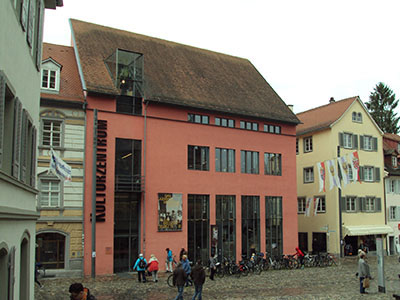
//> input picture sample-source/OPENCVBook/chapter06/image/bright.jpg, 400 x 300 px
$ ./bright_dark   (built with g++ and OpenCV 4)
//> lines starting //> are read from the running program, lines starting //| are printed output that depends on the picture
#include <opencv2/opencv.hpp>

using namespace std;
using namespace cv;

int main()
{
    /**
     * 검은 색은 화소 값이 0에 흰색은 화소 값이 255에 가까운 것을 이용하여 이미지를 어둡게 혹은 밝게 변경
     */

    Mat image = imread("../image/bright.jpg", IMREAD_GRAYSCALE);
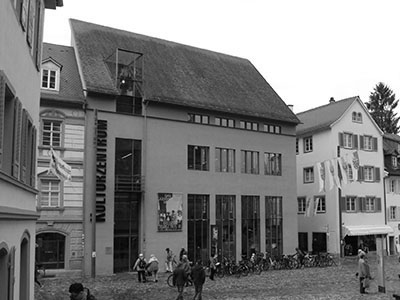
//> image: 300 rows x 400 cols, CV_8UC1; min 0, max 255, mean 127.2
    /* 예외 처리 */
    CV_Assert(image.data);
    /* 영상 밝게 */
    Mat dst1 = image + 100;
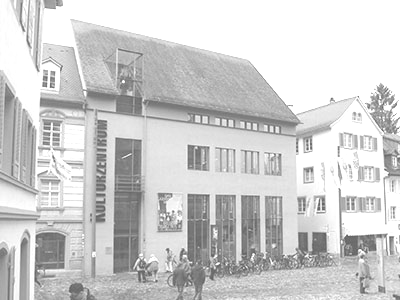
//> dst1: 300 rows x 400 cols, CV_8UC1; min 100, max 255, mean 206.8
    /* 영상 어둡게 */
    Mat dst2 = image - 100;
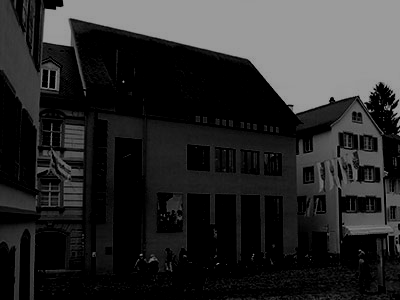
//> dst2: 300 rows x 400 cols, CV_8UC1; min 0, max 155, mean 43
    /* 영상 반전 */
    Mat dst3 = 255 - image;
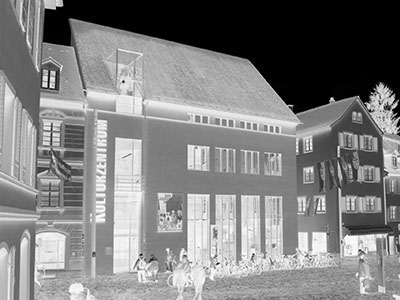
//> dst3: 300 rows x 400 cols, CV_8UC1; min 0, max 255, mean 127.8
    /* 요소로 접근하여 만들 행렬 선언 */
    Mat dst4(image.size(), image.type());
    Mat dst5(image.size(), image.type());

    for(int i = 0; i < image.rows; i++)
    {
        for(int j = 0; j < image.cols; j++)
        {
            dst4.at<uchar>(i, j) = image.at<uchar>(i, j) + 100;
            //dst4.at<uchar>(i, j) = saturate_cast<uchar>(image.at<uchar>(i,j)+100);
            dst5.at<uchar>(i, j) = 255 - image.at<uchar>(i, j);

        }
    }
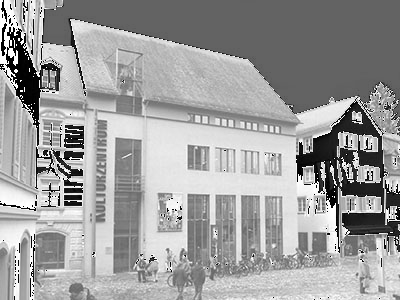
//> dst4: 300 rows x 400 cols, CV_8UC1; min 0, max 255, mean 157.3

    imshow("original image", image);
    imshow("dst1-bright", dst1);
    imshow("dst2-dark", dst2);
    imshow("dst3-reversal", dst3);
    imshow("dst4-bright", dst4);
    imshow("dst5-reversal", dst5);

    waitKey();


    return 0;

}

$ run again, with sample-source/OPENCVBook/chapter06/image/color_model.jpg copied over sample-source/OPENCVBook/chapter06/image/bright.jpg
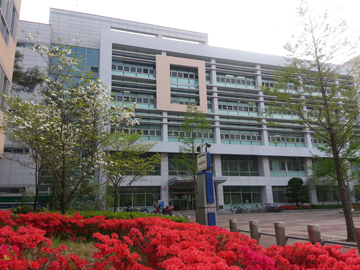
//> input picture sample-source/OPENCVBook/chapter06/image/color_model.jpg, 360 x 270 px
//> `Mat dst3 = 255 - image;`:
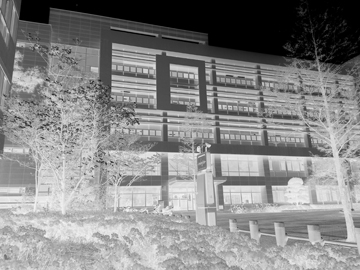
//> dst3: 270 rows x 360 cols, CV_8UC1; min 0, max 246, mean 134.6
//> after the loop `for(int i = 0; i < image.rows; i++)`:
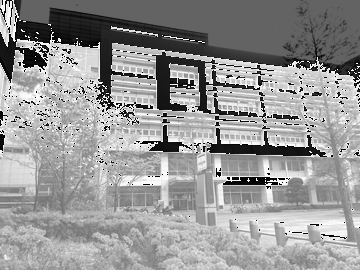
//> dst4: 270 rows x 360 cols, CV_8UC1; min 0, max 255, mean 150.2

$ run again, with sample-source/OPENCVBook/chapter06/image/color_space.jpg copied over sample-source/OPENCVBook/chapter06/image/bright.jpg
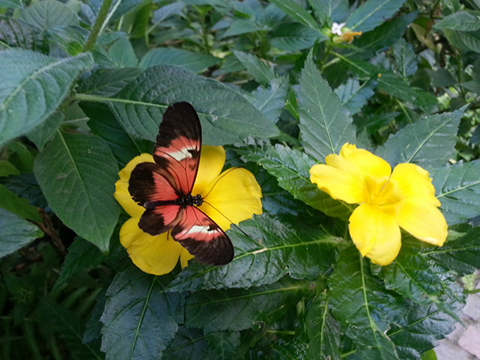
//> input picture sample-source/OPENCVBook/chapter06/image/color_space.jpg, 480 x 360 px
//> `Mat dst3 = 255 - image;`:
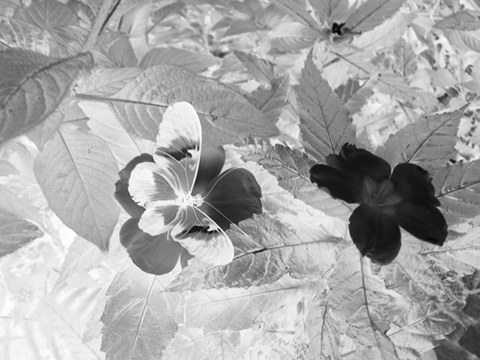
//> dst3: 360 rows x 480 cols, CV_8UC1; min 4, max 255, mean 167.7
//> after the loop `for(int i = 0; i < image.rows; i++)`:
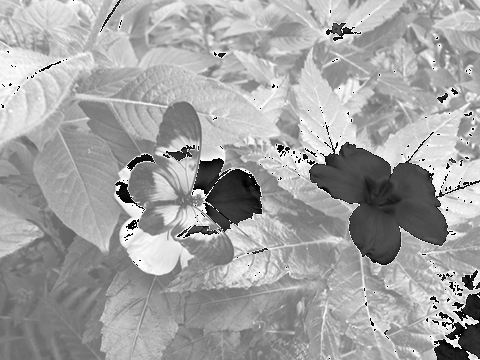
//> dst4: 360 rows x 480 cols, CV_8UC1; min 0, max 255, mean 162.5
